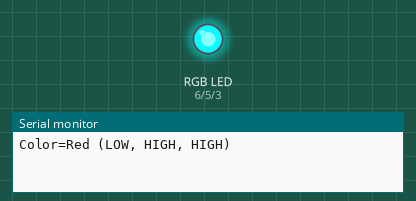
Recording of a sketch running on a simulated Arduino Uno, built with avr-gcc and run on an emulated ATmega328P. Shown: an RGB LED mixed from three pins (HIGH = lit), the last lines printed to the serial monitor.

Above: at 0.5 s.
At 1.5 s:
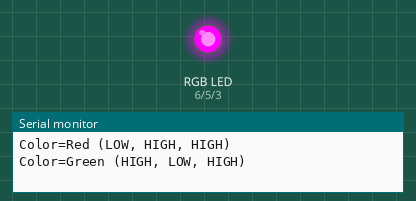
At 2.5 s:
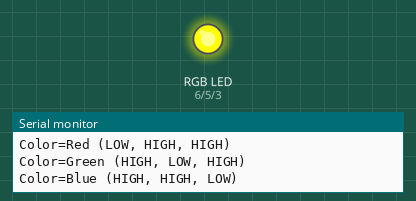
At 3.5 s:
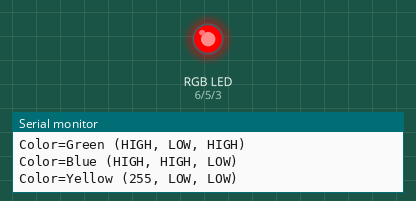
At 4.5 s:
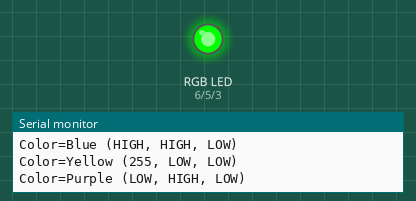
Timing chart, 0 to 6.5 s (numbered marks = the images above):
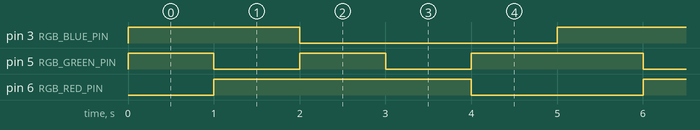

Measured:
- by itself, pin 3 (RGB_BLUE_PIN): alternates HIGH for 2.0 s and LOW for 3.0 s
- by itself, pin 5 (RGB_GREEN_PIN): repeats every 5.0 s: LOW 1.0 s, HIGH 1.0 s, LOW 1.0 s, HIGH 2.0 s
- by itself, pin 6 (RGB_RED_PIN): alternates HIGH for 3.0 s and LOW for 2.0 s

The sketch:

BlinkRGBSimple.ino
```cpp
/*
 * This example changes the colors of the RGB LED using digitalWrite
 *
 * By Jon Froehlich
 * http://makeabilitylab.io
 *
 */

const int RGB_RED_PIN = 6;
const int RGB_GREEN_PIN  = 5;
const int RGB_BLUE_PIN  = 3;
const int DELAY = 1000; // delay in ms between changing colors

void setup() {
  // Set the RGB pins to output
  pinMode(RGB_RED_PIN, OUTPUT);
  pinMode(RGB_GREEN_PIN, OUTPUT);
  pinMode(RGB_BLUE_PIN, OUTPUT);

  // Turn on Serial so we can verify expected colors via Serial Monitor
  Serial.begin(9600);
}

void loop() {

  // Because the RGB LED we purchased for the class is a 'common anode'
  // RGB, the way we turn on each light is counter to our intuition
  // We set a pin to LOW to turn on the corresponding LED to its maximum brightness
  // and HIGH to turn it off (the opposite of what you might think)

  // Set the RGB LED to red
  Serial.println("Color=Red (LOW, HIGH, HIGH)");
  digitalWrite(RGB_RED_PIN, LOW);     // turn on the red LED
  digitalWrite(RGB_GREEN_PIN, HIGH);  // turn off the green LED
  digitalWrite(RGB_BLUE_PIN, HIGH);   // turn off the blue LED
  delay(DELAY);

  // Set the RGB LED to green
  Serial.println("Color=Green (HIGH, LOW, HIGH)");
  digitalWrite(RGB_RED_PIN, HIGH);    // turn off the red LED
  digitalWrite(RGB_GREEN_PIN, LOW);   // turn on the green LED
  digitalWrite(RGB_BLUE_PIN, HIGH);   // turn on the blue LED
  delay(DELAY);

  // Set the RGB LED to blue
  Serial.println("Color=Blue (HIGH, HIGH, LOW)");
  digitalWrite(RGB_RED_PIN, HIGH);    // turn off the red LED
  digitalWrite(RGB_GREEN_PIN, HIGH);  // turn off the green LED
  digitalWrite(RGB_BLUE_PIN, LOW);    // turn on the blue LED
  delay(DELAY);

  // Set the RGB LED to yellow (by turning on green and blue!)
  Serial.println("Color=Yellow (255, LOW, LOW)");
  digitalWrite(RGB_RED_PIN, HIGH);    // turn off the red LED
  digitalWrite(RGB_GREEN_PIN, LOW);   // turn on the green LED
  digitalWrite(RGB_BLUE_PIN, LOW);    // turn on the blue LED
  delay(DELAY);

  // Set the RGB LED to purple (by turning on red and blue!)
  Serial.println("Color=Purple (LOW, HIGH, LOW)");
  digitalWrite(RGB_RED_PIN, LOW);     // turn on the red LED
  digitalWrite(RGB_GREEN_PIN, HIGH);  // turn off the green LED
  digitalWrite(RGB_BLUE_PIN, LOW);    // turn on the blue LED
  delay(DELAY);
}
```
